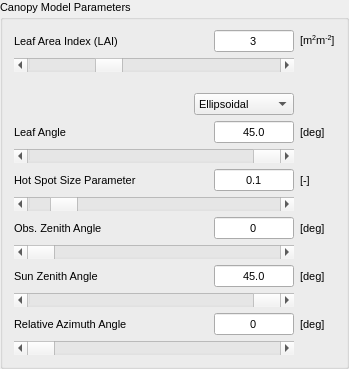
        <widget class="QgsCollapsibleGroupBox" name="CanopyMP_Box">
         <property name="enabled">
          <bool>true</bool>
         </property>
         <property name="sizePolicy">
          <sizepolicy hsizetype="Preferred" vsizetype="Preferred">
           <horstretch>0</horstretch>
           <verstretch>0</verstretch>
          </sizepolicy>
         </property>
         <property name="minimumSize">
          <size>
           <width>0</width>
           <height>0</height>
          </size>
         </property>
         <property name="maximumSize">
          <size>
           <width>320000</width>
           <height>16777215</height>
          </size>
         </property>
         <property name="font">
          <font>
           <pointsize>8</pointsize>
          </font>
         </property>
         <property name="title">
          <string>Canopy Model Parameters</string>
         </property>
         <property name="flat">
          <bool>true</bool>
         </property>
         <property name="collapsed">
          <bool>false</bool>
         </property>
         <property name="syncGroup">
          <string notr="true"/>
         </property>
         <property name="saveCollapsedState">
          <bool>false</bool>
         </property>
         <property name="saveCheckedState">
          <bool>true</bool>
         </property>
         <layout class="QGridLayout" name="gridLayout_2">
          <item row="0" column="2" alignment="Qt::AlignRight">
           <widget class="QLineEdit" name="LAI_lineEdit">
            <property name="enabled">
             <bool>true</bool>
            </property>
            <property name="sizePolicy">
             <sizepolicy hsizetype="Preferred" vsizetype="Preferred">
              <horstretch>0</horstretch>
              <verstretch>0</verstretch>
             </sizepolicy>
            </property>
            <property name="minimumSize">
             <size>
              <width>0</width>
              <height>0</height>
             </size>
            </property>
            <property name="maximumSize">
             <size>
              <width>80</width>
              <height>16777215</height>
             </size>
            </property>
            <property name="font">
             <font>
              <pointsize>8</pointsize>
             </font>
            </property>
            <property name="layoutDirection">
             <enum>Qt::LeftToRight</enum>
            </property>
            <property name="inputMethodHints">
             <set>Qt::ImhDigitsOnly</set>
            </property>
            <property name="text">
             <string>3</string>
            </property>
            <property name="frame">
             <bool>true</bool>
            </property>
            <property name="alignment">
             <set>Qt::AlignCenter</set>
            </property>
            <property name="dragEnabled">
             <bool>false</bool>
            </property>
           </widget>
          </item>
          <item row="0" column="0">
           <widget class="QLabel" name="LAI_Text">
            <property name="sizePolicy">
             <sizepolicy hsizetype="Preferred" vsizetype="Preferred">
              <horstretch>0</horstretch>
              <verstretch>0</verstretch>
             </sizepolicy>
            </property>
            <property name="minimumSize">
             <size>
              <width>0</width>
              <height>0</height>
             </size>
            </property>
            <property name="maximumSize">
             <size>
              <width>16777215</width>
              <height>16777215</height>
             </size>
            </property>
            <property name="font">
             <font>
              <pointsize>8</pointsize>
             </font>
            </property>
            <property name="text">
             <string>Leaf Area Index (LAI)</string>
            </property>
           </widget>
          </item>
          <item row="9" column="3">
           <widget class="QLabel" name="ozalbl">
            <property name="font">
             <font>
              <pointsize>8</pointsize>
             </font>
            </property>
            <property name="text">
             <string>[deg]</string>
            </property>
           </widget>
          </item>
          <item row="12" column="0" colspan="3">
           <widget class="QScrollBar" name="SZA_Slide">
            <property name="sizePolicy">
             <sizepolicy hsizetype="Preferred" vsizetype="Fixed">
              <horstretch>0</horstretch>
              <verstretch>0</verstretch>
             </sizepolicy>
            </property>
            <property name="maximum">
             <number>890000</number>
            </property>
            <property name="singleStep">
             <number>10000</number>
            </property>
            <property name="pageStep">
             <number>10000</number>
            </property>
            <property name="sliderPosition">
             <number>450000</number>
            </property>
            <property name="orientation">
             <enum>Qt::Horizontal</enum>
            </property>
           </widget>
          </item>
          <item row="7" column="0" alignment="Qt::AlignLeft">
           <widget class="QLabel" name="hspot_Text">
            <property name="sizePolicy">
             <sizepolicy hsizetype="Preferred" vsizetype="Preferred">
              <horstretch>0</horstretch>
              <verstretch>0</verstretch>
             </sizepolicy>
            </property>
            <property name="minimumSize">
             <size>
              <width>0</width>
              <height>0</height>
             </size>
            </property>
            <property name="maximumSize">
             <size>
              <width>30000</width>
              <height>30000</height>
             </size>
            </property>
            <property name="font">
             <font>
              <pointsize>8</pointsize>
             </font>
            </property>
            <property name="autoFillBackground">
             <bool>false</bool>
            </property>
            <property name="lineWidth">
             <number>0</number>
            </property>
            <property name="midLineWidth">
             <number>0</number>
            </property>
            <property name="text">
             <string>Hot Spot Size Parameter  </string>
            </property>
            <property name="textFormat">
             <enum>Qt::AutoText</enum>
            </property>
            <property name="alignment">
             <set>Qt::AlignLeading|Qt::AlignLeft|Qt::AlignVCenter</set>
            </property>
            <property name="margin">
             <number>0</number>
            </property>
            <property name="indent">
             <number>-1</number>
            </property>
           </widget>
          </item>
          <item row="11" column="2" alignment="Qt::AlignRight">
           <widget class="QLineEdit" name="SZA_lineEdit">
            <property name="sizePolicy">
             <sizepolicy hsizetype="Preferred" vsizetype="Preferred">
              <horstretch>0</horstretch>
              <verstretch>0</verstretch>
             </sizepolicy>
            </property>
            <property name="minimumSize">
             <size>
              <width>0</width>
              <height>0</height>
             </size>
            </property>
            <property name="maximumSize">
             <size>
              <width>80</width>
              <height>16777215</height>
             </size>
            </property>
            <property name="inputMethodHints">
             <set>Qt::ImhDigitsOnly</set>
            </property>
            <property name="text">
             <string>45.0</string>
            </property>
            <property name="frame">
             <bool>true</bool>
            </property>
            <property name="alignment">
             <set>Qt::AlignCenter</set>
            </property>
           </widget>
          </item>
          <item row="8" column="0" colspan="3">
           <widget class="QScrollBar" name="hspot_Slide">
            <property name="sizePolicy">
             <sizepolicy hsizetype="Preferred" vsizetype="Fixed">
              <horstretch>0</horstretch>
              <verstretch>0</verstretch>
             </sizepolicy>
            </property>
            <property name="maximum">
             <number>10000</number>
            </property>
            <property name="singleStep">
             <number>1000</number>
            </property>
            <property name="pageStep">
             <number>1000</number>
            </property>
            <property name="value">
             <number>1000</number>
            </property>
            <property name="sliderPosition">
             <number>1000</number>
            </property>
            <property name="tracking">
             <bool>true</bool>
            </property>
            <property name="orientation">
             <enum>Qt::Horizontal</enum>
            </property>
           </widget>
          </item>
          <item row="6" column="0" colspan="3">
           <widget class="QScrollBar" name="LIDFB_Slide">
            <property name="sizePolicy">
             <sizepolicy hsizetype="Preferred" vsizetype="Fixed">
              <horstretch>0</horstretch>
              <verstretch>0</verstretch>
             </sizepolicy>
            </property>
            <property name="maximum">
             <number>900000</number>
            </property>
            <property name="singleStep">
             <number>10000</number>
            </property>
            <property name="pageStep">
             <number>10000</number>
            </property>
            <property name="sliderPosition">
             <number>450000</number>
            </property>
            <property name="orientation">
             <enum>Qt::Horizontal</enum>
            </property>
           </widget>
          </item>
          <item row="1" column="0" colspan="3">
           <widget class="QScrollBar" name="LAI_Slide">
            <property name="sizePolicy">
             <sizepolicy hsizetype="Preferred" vsizetype="Fixed">
              <horstretch>0</horstretch>
              <verstretch>0</verstretch>
             </sizepolicy>
            </property>
            <property name="minimum">
             <number>100</number>
            </property>
            <property name="maximum">
             <number>100000</number>
            </property>
            <property name="singleStep">
             <number>100</number>
            </property>
            <property name="sliderPosition">
             <number>30000</number>
            </property>
            <property name="orientation">
             <enum>Qt::Horizontal</enum>
            </property>
           </widget>
          </item>
          <item row="5" column="3">
           <widget class="QLabel" name="label_9">
            <property name="font">
             <font>
              <pointsize>8</pointsize>
             </font>
            </property>
            <property name="text">
             <string>[deg]</string>
            </property>
           </widget>
          </item>
          <item row="13" column="3">
           <widget class="QLabel" name="label_13">
            <property name="font">
             <font>
              <pointsize>8</pointsize>
             </font>
            </property>
            <property name="text">
             <string>[deg]</string>
            </property>
           </widget>
          </item>
          <item row="7" column="2" alignment="Qt::AlignRight">
           <widget class="QLineEdit" name="hspot_lineEdit">
            <property name="sizePolicy">
             <sizepolicy hsizetype="Preferred" vsizetype="Preferred">
              <horstretch>0</horstretch>
              <verstretch>0</verstretch>
             </sizepolicy>
            </property>
            <property name="minimumSize">
             <size>
              <width>0</width>
              <height>0</height>
             </size>
            </property>
            <property name="maximumSize">
             <size>
              <width>80</width>
              <height>16777215</height>
             </size>
            </property>
            <property name="font">
             <font>
              <pointsize>8</pointsize>
             </font>
            </property>
            <property name="inputMethodHints">
             <set>Qt::ImhDigitsOnly</set>
            </property>
            <property name="text">
             <string>0.1</string>
            </property>
            <property name="frame">
             <bool>true</bool>
            </property>
            <property name="alignment">
             <set>Qt::AlignCenter</set>
            </property>
           </widget>
          </item>
          <item row="5" column="2" alignment="Qt::AlignRight">
           <widget class="QLineEdit" name="LIDFB_lineEdit">
            <property name="sizePolicy">
             <sizepolicy hsizetype="Preferred" vsizetype="Preferred">
              <horstretch>0</horstretch>
              <verstretch>0</verstretch>
             </sizepolicy>
            </property>
            <property name="minimumSize">
             <size>
              <width>0</width>
              <height>0</height>
             </size>
            </property>
            <property name="maximumSize">
             <size>
              <width>80</width>
              <height>16777215</height>
             </size>
            </property>
            <property name="font">
             <font>
              <pointsize>8</pointsize>
             </font>
            </property>
            <property name="inputMethodHints">
             <set>Qt::ImhDigitsOnly</set>
            </property>
            <property name="text">
             <string>45.0</string>
            </property>
            <property name="frame">
             <bool>true</bool>
            </property>
            <property name="alignment">
             <set>Qt::AlignCenter</set>
            </property>
           </widget>
          </item>
          <item row="0" column="3">
           <widget class="QLabel" name="lblLAI">
            <property name="font">
             <font>
              <pointsize>8</pointsize>
             </font>
            </property>
            <property name="text">
             <string>[m&lt;sup&gt;2&lt;/sup&gt;m&lt;sup&gt;-2&lt;/sup&gt;]</string>
            </property>
           </widget>
          </item>
          <item row="5" column="0">
           <widget class="QLabel" name="LIDFB_Text">
            <property name="sizePolicy">
             <sizepolicy hsizetype="Preferred" vsizetype="Preferred">
              <horstretch>0</horstretch>
              <verstretch>0</verstretch>
             </sizepolicy>
            </property>
            <property name="minimumSize">
             <size>
              <width>0</width>
              <height>0</height>
             </size>
            </property>
            <property name="maximumSize">
             <size>
              <width>30000</width>
              <height>30000</height>
             </size>
            </property>
            <property name="font">
             <font>
              <pointsize>8</pointsize>
             </font>
            </property>
            <property name="text">
             <string>Leaf Angle</string>
            </property>
           </widget>
          </item>
          <item row="11" column="0">
           <widget class="QLabel" name="SZA_Text">
            <property name="sizePolicy">
             <sizepolicy hsizetype="Preferred" vsizetype="Preferred">
              <horstretch>0</horstretch>
              <verstretch>0</verstretch>
             </sizepolicy>
            </property>
            <property name="minimumSize">
             <size>
              <width>0</width>
              <height>0</height>
             </size>
            </property>
            <property name="maximumSize">
             <size>
              <width>30000</width>
              <height>30000</height>
             </size>
            </property>
            <property name="font">
             <font>
              <pointsize>8</pointsize>
             </font>
            </property>
            <property name="text">
             <string>Sun Zenith Angle</string>
            </property>
           </widget>
          </item>
          <item row="13" column="2" alignment="Qt::AlignRight">
           <widget class="QLineEdit" name="rAA_lineEdit">
            <property name="sizePolicy">
             <sizepolicy hsizetype="Preferred" vsizetype="Preferred">
              <horstretch>0</horstretch>
              <verstretch>0</verstretch>
             </sizepolicy>
            </property>
            <property name="minimumSize">
             <size>
              <width>0</width>
              <height>0</height>
             </size>
            </property>
            <property name="maximumSize">
             <size>
              <width>80</width>
              <height>16777215</height>
             </size>
            </property>
            <property name="font">
             <font>
              <pointsize>8</pointsize>
             </font>
            </property>
            <property name="inputMethodHints">
             <set>Qt::ImhDigitsOnly</set>
            </property>
            <property name="text">
             <string>0</string>
            </property>
            <property name="frame">
             <bool>true</bool>
            </property>
            <property name="alignment">
             <set>Qt::AlignCenter</set>
            </property>
           </widget>
          </item>
          <item row="4" column="2" alignment="Qt::AlignRight">
           <widget class="QComboBox" name="LIDF_combobox">
            <property name="sizePolicy">
             <sizepolicy hsizetype="Preferred" vsizetype="Preferred">
              <horstretch>0</horstretch>
              <verstretch>0</verstretch>
             </sizepolicy>
            </property>
            <property name="maximumSize">
             <size>
              <width>100</width>
              <height>16777215</height>
             </size>
            </property>
            <property name="font">
             <font>
              <pointsize>8</pointsize>
             </font>
            </property>
            <property name="currentIndex">
             <number>0</number>
            </property>
            <property name="maxVisibleItems">
             <number>7</number>
            </property>
            <property name="minimumContentsLength">
             <number>0</number>
            </property>
            <property name="iconSize">
             <size>
              <width>16</width>
              <height>16</height>
             </size>
            </property>
            <property name="frame">
             <bool>true</bool>
            </property>
            <item>
             <property name="text">
              <string>Ellipsoidal</string>
             </property>
            </item>
            <item>
             <property name="text">
              <string>Beta: planophile</string>
             </property>
            </item>
            <item>
             <property name="text">
              <string>Beta: erectophile</string>
             </property>
            </item>
            <item>
             <property name="text">
              <string>Beta: plagiophile</string>
             </property>
            </item>
            <item>
             <property name="text">
              <string>Beta: extremophile</string>
             </property>
            </item>
            <item>
             <property name="text">
              <string>Beta: spherical</string>
             </property>
            </item>
            <item>
             <property name="text">
              <string>Beta: uniform</string>
             </property>
            </item>
           </widget>
          </item>
          <item row="2" column="2">
           <spacer name="verticalSpacer_2">
            <property name="orientation">
             <enum>Qt::Vertical</enum>
            </property>
            <property name="sizeType">
             <enum>QSizePolicy::Minimum</enum>
            </property>
            <property name="sizeHint" stdset="0">
             <size>
              <width>20</width>
              <height>15</height>
             </size>
            </property>
           </spacer>
          </item>
          <item row="10" column="0" colspan="3">
           <widget class="QScrollBar" name="OZA_Slide">
            <property name="sizePolicy">
             <sizepolicy hsizetype="Preferred" vsizetype="Fixed">
              <horstretch>0</horstretch>
              <verstretch>0</verstretch>
             </sizepolicy>
            </property>
            <property name="maximum">
             <number>890000</number>
            </property>
            <property name="singleStep">
             <number>10000</number>
            </property>
            <property name="orientation">
             <enum>Qt::Horizontal</enum>
            </property>
           </widget>
          </item>
          <item row="14" column="0" colspan="3">
           <widget class="QScrollBar" name="rAA_Slide">
            <property name="sizePolicy">
             <sizepolicy hsizetype="Preferred" vsizetype="Fixed">
              <horstretch>0</horstretch>
              <verstretch>0</verstretch>
             </sizepolicy>
            </property>
            <property name="maximum">
             <number>1800000</number>
            </property>
            <property name="singleStep">
             <number>10000</number>
            </property>
            <property name="pageStep">
             <number>10000</number>
            </property>
            <property name="orientation">
             <enum>Qt::Horizontal</enum>
            </property>
           </widget>
          </item>
          <item row="7" column="3">
           <widget class="QLabel" name="hspotlbl">
            <property name="font">
             <font>
              <pointsize>8</pointsize>
             </font>
            </property>
            <property name="text">
             <string>[-]</string>
            </property>
           </widget>
          </item>
          <item row="9" column="2" alignment="Qt::AlignRight">
           <widget class="QLineEdit" name="OZA_lineEdit">
            <property name="sizePolicy">
             <sizepolicy hsizetype="Preferred" vsizetype="Preferred">
              <horstretch>0</horstretch>
              <verstretch>0</verstretch>
             </sizepolicy>
            </property>
            <property name="maximumSize">
             <size>
              <width>80</width>
              <height>16777215</height>
             </size>
            </property>
            <property name="font">
             <font>
              <pointsize>8</pointsize>
             </font>
            </property>
            <property name="text">
             <string>0</string>
            </property>
            <property name="alignment">
             <set>Qt::AlignCenter</set>
            </property>
           </widget>
          </item>
          <item row="9" column="0">
           <widget class="QLabel" name="OZA_Text">
            <property name="sizePolicy">
             <sizepolicy hsizetype="Preferred" vsizetype="Preferred">
              <horstretch>0</horstretch>
              <verstretch>0</verstretch>
             </sizepolicy>
            </property>
            <property name="minimumSize">
             <size>
              <width>0</width>
              <height>0</height>
             </size>
            </property>
            <property name="maximumSize">
             <size>
              <width>30000</width>
              <height>30000</height>
             </size>
            </property>
            <property name="font">
             <font>
              <pointsize>8</pointsize>
             </font>
            </property>
            <property name="text">
             <string>Obs. Zenith Angle</string>
            </property>
           </widget>
          </item>
          <item row="11" column="3">
           <widget class="QLabel" name="label_12">
            <property name="font">
             <font>
              <pointsize>8</pointsize>
             </font>
            </property>
            <property name="text">
             <string>[deg]</string>
            </property>
           </widget>
          </item>
          <item row="13" column="0">
           <widget class="QLabel" name="rAA_Text">
            <property name="sizePolicy">
             <sizepolicy hsizetype="Preferred" vsizetype="Preferred">
              <horstretch>0</horstretch>
              <verstretch>0</verstretch>
             </sizepolicy>
            </property>
            <property name="minimumSize">
             <size>
              <width>0</width>
              <height>0</height>
             </size>
            </property>
            <property name="maximumSize">
             <size>
              <width>30000</width>
              <height>30000</height>
             </size>
            </property>
            <property name="font">
             <font>
              <pointsize>8</pointsize>
             </font>
            </property>
            <property name="text">
             <string>Relative Azimuth Angle</string>
            </property>
           </widget>
          </item>
          <item row="0" column="1">
           <spacer name="horizontalSpacer_4">
            <property name="orientation">
             <enum>Qt::Horizontal</enum>
            </property>
            <property name="sizeType">
             <enum>QSizePolicy::Expanding</enum>
            </property>
            <property name="sizeHint" stdset="0">
             <size>
              <width>40</width>
              <height>20</height>
             </size>
            </property>
           </spacer>
          </item>
         </layout>
         <zorder>LAI_lineEdit</zorder>
         <zorder>rAA_Text</zorder>
         <zorder>ozalbl</zorder>
         <zorder>label_13</zorder>
         <zorder>LAI_Slide</zorder>
         <zorder>SZA_lineEdit</zorder>
         <zorder>label_9</zorder>
         <zorder>hspotlbl</zorder>
         <zorder>label_12</zorder>
         <zorder>OZA_lineEdit</zorder>
         <zorder>hspot_Slide</zorder>
         <zorder>rAA_Slide</zorder>
         <zorder>LIDFB_Slide</zorder>
         <zorder>lblLAI</zorder>
         <zorder>SZA_Text</zorder>
         <zorder>OZA_Text</zorder>
         <zorder>SZA_Slide</zorder>
         <zorder>OZA_Slide</zorder>
         <zorder>rAA_lineEdit</zorder>
         <zorder>hspot_Text</zorder>
         <zorder>LIDFB_lineEdit</zorder>
         <zorder>LIDFB_Text</zorder>
         <zorder>hspot_lineEdit</zorder>
         <zorder>LAI_Text</zorder>
         <zorder>verticalSpacer_2</zorder>
         <zorder>LIDF_combobox</zorder>
         <zorder>horizontalSpacer_4</zorder>
        </widget>
